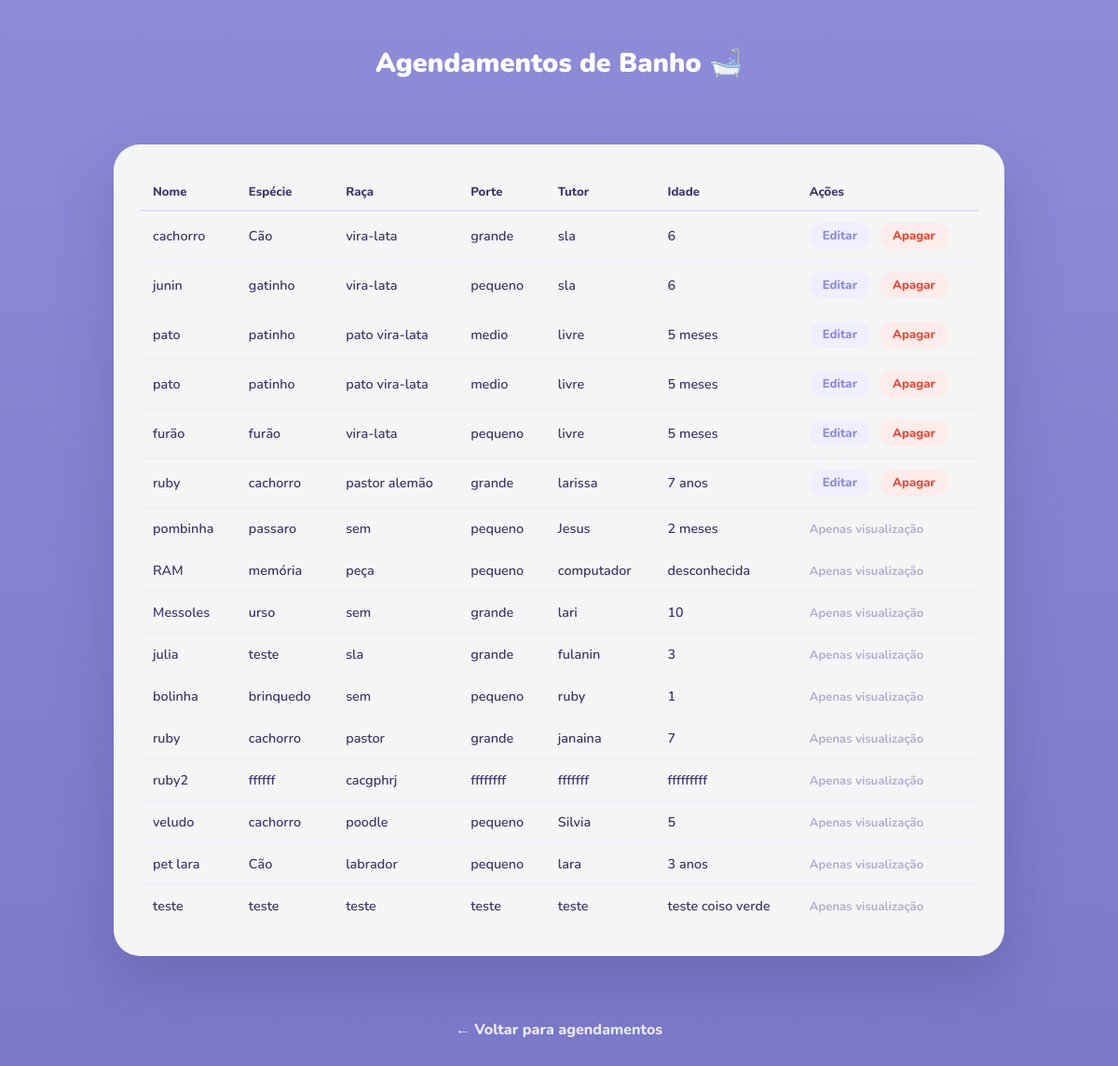
Page /banho/listar_banho.php on the committed database.
### tables this page shows
CREATE TABLE `banho` (
  `id` int(11) NOT NULL,
  `nome` varchar(255) NOT NULL,
  `especie` varchar(255) NOT NULL,
  `raca` varchar(255) NOT NULL,
  `porte` varchar(255) NOT NULL,
  `tutor` varchar(255) NOT NULL,
  `idade` varchar(255) NOT NULL,
  `usuario_id` int(11) NOT NULL
);

### banho/processa_listar_banho.php (called while the page is built)
<?php
require_once "../conexao.php";
$stmt = $conn->prepare("SELECT * FROM banho");
$stmt->execute();
$agendamentos = $stmt->fetchAll(PDO::FETCH_ASSOC);
?>

### banho/listar_banho.php (the view, shortened to what this page needs)
<?php
require_once "../conexao.php";
require_once "processa_listar_banho.php";
?>
<!DOCTYPE html>
<html lang="pt-br">
<head>
</head>
<body class="corpo-lista-banho">
    <div class="pagina-lista-banho">
        <div class="lista-cabecalho-banho">
                <h1 class="lista-titulo-banho">Agendamentos de Banho  🛁</h1>
        </div>
    </div>
    <div class="pagina-lista-banho" style="display:flex; flex-direction:column; align-items:center; padding-top: 0;">
    <div class="tabela-container-banho">
        <table class="tabela-lista-banho">
            <tr>
                <th>Nome</th>
                <th>Espécie</th>
                <th>Raça</th>
                <th>Porte</th>
                <th>Tutor</th>
                <th>Idade</th>
                <th>Ações</th>
            </tr>
            <?php foreach($agendamentos as $a){ ?>
                <tr>
                    <td><?php echo htmlspecialchars($a['nome']); ?></td>
                    <td><?php echo htmlspecialchars($a['especie']); ?></td>
                    <td><?php echo htmlspecialchars($a['raca']); ?></td>
                    <td><?php echo htmlspecialchars($a['porte']); ?></td>
                    <td><?php echo htmlspecialchars($a['tutor']); ?></td>
                    <td><?php echo htmlspecialchars($a['idade']); ?></td>
                    <td>
                        <?php if ($a['usuario_id'] == $_SESSION['usuario_id']): ?>
                            <div class="celula-acoes-banho">
                                <a href="editar_form.php?id=<?php echo $a['id']; ?>">Editar</a>
                                <a href="processa_delete.php?id=<?php echo $a['id']; ?>" onclick="return confirm('Tem certeza que deseja apagar este agendamento?');">Apagar</a>
                            </div>
                        <?php else: ?>
                            <span class="texto-somente-visualizacao-banho">Apenas visualização</span>
                        <?php endif; ?>
                    </td>
                </tr>
            <?php } ?>
        </table>
    </div>
</div>
    <div class="rodape-lista-banho">
        <a href="../agendamentos.php" class="link-voltar-lista-banho">← Voltar para agendamentos</a>
    </div>
</body>
</html>

### banho/listar_banho.php (style rules this page uses)
.corpo-lista-banho { background: linear-gradient(180deg, #8E8CD8 0%, #7a78c8 100%); min-height: 100vh; position: relative; overflow-x: hidden; }
.pagina-lista-banho { padding: 40px 60px; max-width: 1100px; margin: 0 auto; position: relative; z-index: 2; }
.lista-cabecalho-banho { display: flex; align-items: center; justify-content: center; }
.lista-titulo-banho { font-family: 'Nunito', sans-serif; font-size: 1.8rem; font-weight: 900; color: #fff; text-align: center; margin: 0 0 28px; }
.tabela-container-banho { width: 100%; max-width: 900px; background-color: whitesmoke; border-radius: 28px; padding: 32px 28px; box-shadow: 0 24px 60px rgba(60, 56, 120, 0.25); overflow-x: auto; }
.tabela-lista-banho { width: 100%; border-collapse: collapse; font-family: 'Nunito', sans-serif; }
.tabela-lista-banho th { font-size: 0.82rem; font-weight: 800; color: #3d3a6e; text-align: left; padding: 10px 14px; border-bottom: 2px solid #e0dff5; white-space: nowrap; }
.tabela-lista-banho td { font-size: 0.9rem; font-weight: 600; color: #3d3a6e; padding: 12px 14px; border-bottom: 1px solid #eeecfc; }
.tabela-lista-banho tr:last-child td { border-bottom: none; }
.celula-acoes-banho { display: flex; gap: 10px; align-items: center; }
.celula-acoes-banho a { font-family: 'Nunito', sans-serif; font-size: 0.82rem; font-weight: 800; text-decoration: none; padding: 5px 14px; border-radius: 20px; transition: background 0.2s ease, transform 0.2s ease; }
.celula-acoes-banho a:first-child { background-color: #f0eeff; color: #8E8CD8; }
.celula-acoes-banho a:last-child { background-color: #fdecea; color: #e74c3c; }
.texto-somente-visualizacao-banho { font-family: 'Nunito', sans-serif; font-size: 0.82rem; font-weight: 700; color: #b0aed0; }
.rodape-lista-banho { margin-top: 28px; text-align: center; padding-bottom: 40px; }
.link-voltar-lista-banho { font-family: 'Nunito', sans-serif; display: inline-flex; align-items: center; gap: 8px; color: rgba(255,255,255,0.85); font-weight: 800; font-size: 1rem; text-decoration: none; transition: color 0.2s ease; }

### rows in the picture
banho: nome "cachorro", especie "Cão", raca "vira-lata", porte "grande", tutor "sla", idade "6"
banho: nome "junin", especie "gatinho", raca "vira-lata", porte "pequeno", tutor "sla", idade "6"
banho: nome "pato", especie "patinho", raca "pato vira-lata", porte "medio", tutor "livre", idade "5 meses"
banho: nome "pato", especie "patinho", raca "pato vira-lata", porte "medio", tutor "livre", idade "5 meses"
banho: nome "furão", especie "furão", raca "vira-lata", porte "pequeno", tutor "livre", idade "5 meses"
banho: nome "ruby", especie "cachorro", raca "pastor alemão", porte "grande", tutor "larissa", idade "7 anos"
banho: nome "pombinha", especie "passaro", raca "sem", porte "pequeno", tutor "Jesus", idade "2 meses", usuario_id "Apenas visualização"
banho: nome "RAM", especie "memória", raca "peça", porte "pequeno", tutor "computador", idade "desconhecida", usuario_id "Apenas visualização"
banho: nome "Messoles", especie "urso", raca "sem", porte "grande", tutor "lari", idade "10", usuario_id "Apenas visualização"
banho: nome "julia", especie "teste", raca "sla", porte "grande", tutor "fulanin", idade "3", usuario_id "Apenas visualização"
banho: nome "bolinha", especie "brinquedo", raca "sem", porte "pequeno", tutor "ruby", idade "1", usuario_id "Apenas visualização"
banho: nome "ruby", especie "cachorro", raca "pastor", porte "grande", tutor "janaina", idade "7", usuario_id "Apenas visualização"
banho: nome "ruby2", especie "ffffff", raca "cacgphrj", porte "ffffffff", tutor "fffffff", idade "fffffffff", usuario_id "Apenas visualização"
banho: nome "veludo", especie "cachorro", raca "poodle", porte "pequeno", tutor "Silvia", idade "5", usuario_id "Apenas visualização"
banho: nome "pet lara", especie "Cão", raca "labrador", porte "pequeno", tutor "lara", idade "3 anos", usuario_id "Apenas visualização"
banho: nome "teste", especie "teste", raca "teste", porte "teste", tutor "teste", idade "teste coiso verde", usuario_id "Apenas visualização"
